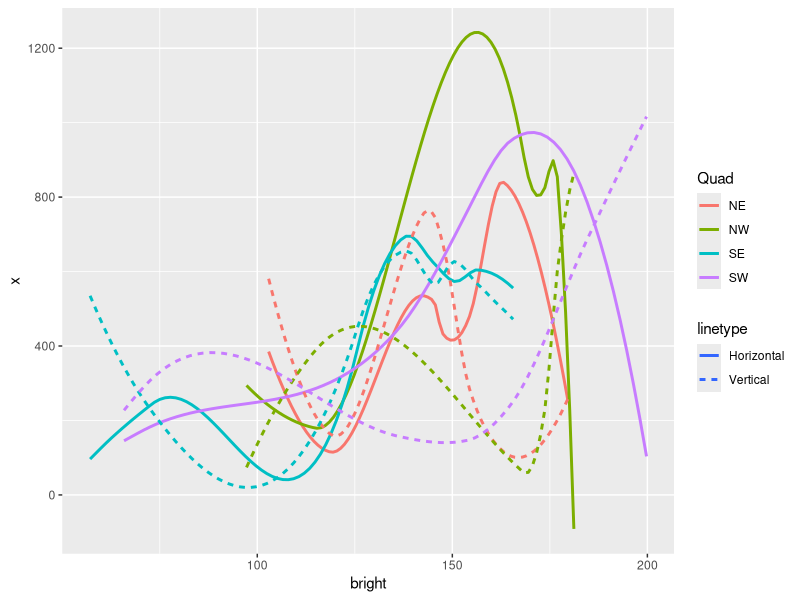
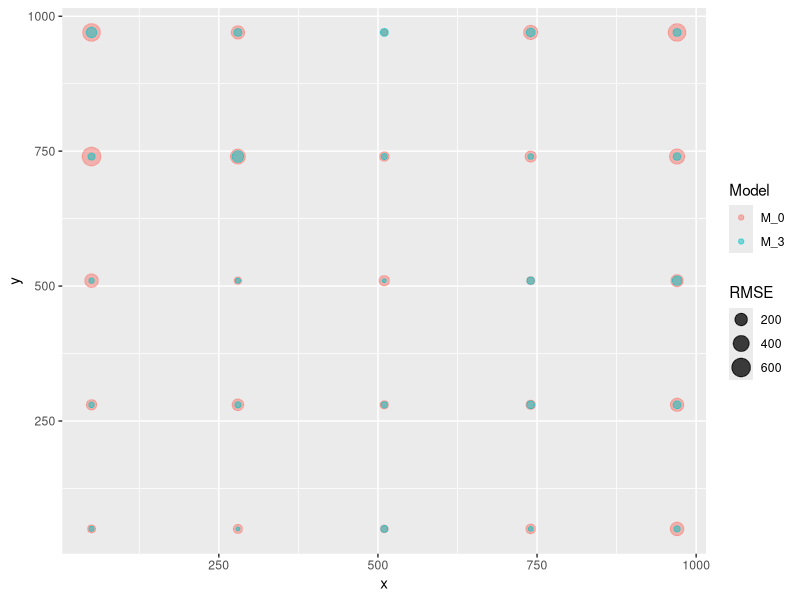
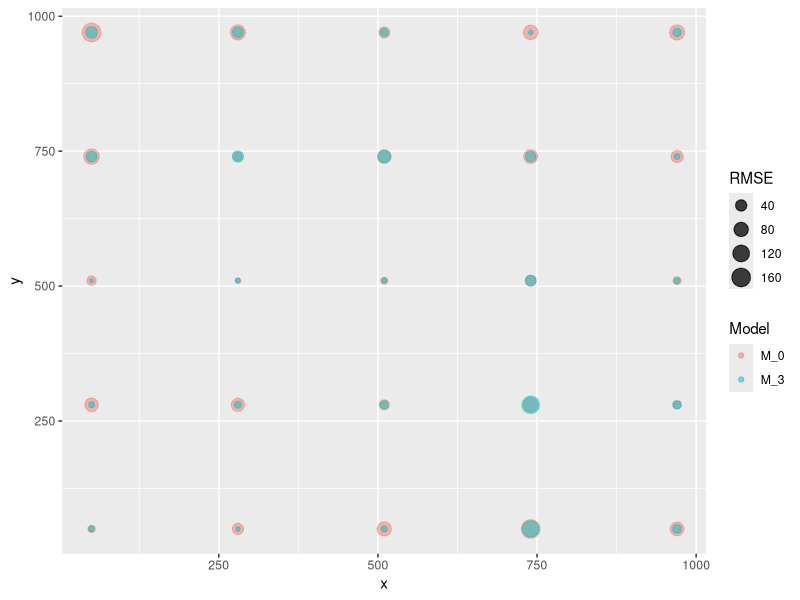

These charts were generated, in order, by the following R code:
## ---- chunk 1
library(tidyverse)
library(readxl)
## ---- chunk 2
(levels <- 50 + 0:9 * 100)
(levels <- 50 + 0:4 * 230)
(levels <- 50 + 0:2 * 450)

expand.grid(x = levels, y = levels) %>% 
  openxlsx::write.xlsx("yeti_14.xlsx")
## ---- chunk 3
Y_14 <- 
  read_excel("yeti_14_1638657892.9584942.xlsx")
## ---- chunk 4
Y_14 %>% 
  pivot_longer(NW:SE, names_to = "Quad", values_to = "bright") %>% 
  ggplot(aes(x = bright, col = Quad)) +
    geom_smooth(aes(y = x, linetype = "Horizontal"), se = F) +
    geom_smooth(aes(y = y, linetype = "Vertical"), se = F)
## ---- chunk 5
M_x_0 <- lm(x ~ NW + NE + SW + SE, data = Y_14)
M_x_1 <- lm(x ~ (NW + NE + SW + SE)^2, data = Y_14)
M_x_2 <- lm(x ~ (NW + NE + SW + SE)^3, data = Y_14)
M_x_3 <- lm(x ~ (NW + NE + SW + SE)^4, data = Y_14)

M_y_0 <- lm(y ~ NW + NE + SW + SE, data = Y_14)
M_y_1 <- lm(y ~ (NW + NE + SW + SE)^2, data = Y_14)
M_y_2 <- lm(y ~ (NW + NE + SW + SE)^3, data = Y_14)
M_y_3 <- lm(y ~ (NW + NE + SW + SE)^4, data = Y_14)

## ---- chunk 6
AIC(M_x_0, M_x_1, M_x_2, M_x_3) %>% 
  arrange(AIC)

AIC(M_y_0, M_y_1, M_y_2, M_y_3) %>% 
  arrange(AIC)

Y_14 <- Y_14 %>% 
  mutate(x_0 = predict(M_x_0),
         y_0 = predict(M_y_0),
         x_3 = predict(M_x_3),
         y_3 = predict(M_y_3),
         sqe_x_0 = (x - x_0)^2,
         sqe_y_0 = (y - y_0)^2,
         sqe_x_3 = (x - x_3)^2,
         sqe_y_3 = (y - y_3)^2)

## ---- chunk 7
RMSE_14 <-
  Y_14 %>% 
  group_by(x, y) %>% 
  summarize(RMSE_x_0 = sqrt(mean(sqe_x_0)),
            RMSE_y_0 = sqrt(mean(sqe_y_0)),
            RMSE_x_3 = sqrt(mean(sqe_x_3)),
            RMSE_y_3 = sqrt(mean(sqe_y_3)))

RMSE_14 %>% 
  ggplot(aes(x = x , y = y)) +
    geom_point(aes(size = RMSE_x_0, col = "M_0"), alpha = .5) +
    geom_point(aes(size = RMSE_x_3, col = "M_3"), alpha = .5) +
    labs(size = "RMSE", col = "Model", main = "Horizontal RMSE")

RMSE_14 %>% 
  ggplot(aes(x = x , y = y)) +
    geom_point(aes(size = RMSE_y_0, col = "M_0"), alpha = .5) +
    geom_point(aes(size = RMSE_y_3, col = "M_3"), alpha = .5) +
    labs(size = "RMSE", col = "Model", main = "Vertical RMSE")
